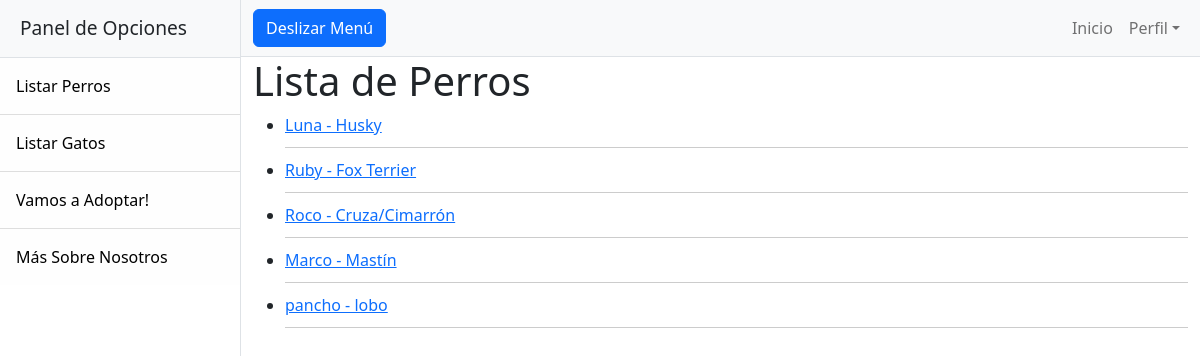
The app's page /Centro-Adopcion/lista-perros, older data.
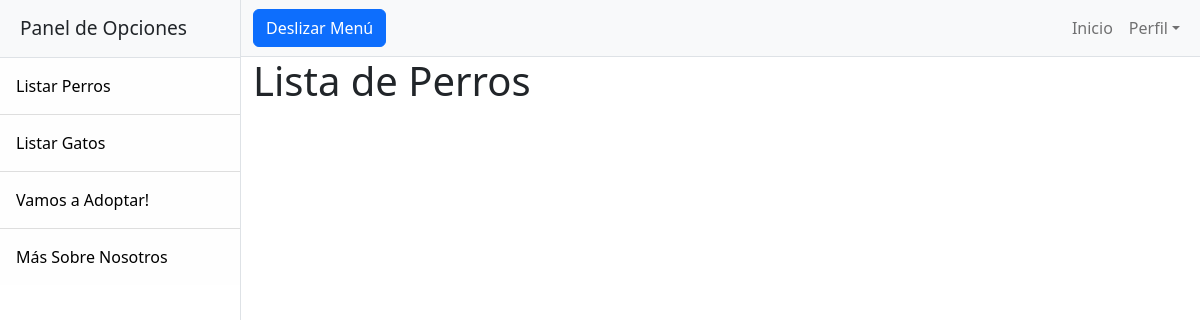
The same page, newer data.
### Centro_Adopcion/models.py (models this page shows)
class Dogs(models.Model):
    Name=models.CharField(max_length=40, verbose_name="Nombre:")
    Race=models.CharField(max_length=40, verbose_name="Raza:")
    Gender=models.CharField(max_length=40, verbose_name="Genero:(Macho o Hembra)")
    Age=models.CharField(max_length=40, verbose_name="Edad:(Meses o Años)") #Lo puse como texto porque la idea es que puedas poner si tiene por ejemplo 2 meses o 2 años y no tener que andar haciendo calculos ponendiendo que tiene X cantidad de meses.
    Foto = models.ImageField(upload_to='fotos_mascotas', blank=True, null=True)
    def __str__(self):
        return f'{self.Name} - {self.Race}'
    class Meta:
        verbose_name = 'Dog'
        verbose_name_plural = 'Dogs'

### Centro_Adopcion/views.py (the view)
# urls.py: path('lista-perros', DogsList.as_view(), name='perros_list'),
class DogsList(ListView):
  model = Dogs
  template_name = 'perros_list.html'
  context_object_name = "perros"

### Centro_Adopcion/templates/perros_list.html (shortened to what this page needs)
{% extends 'base.html' %}
{% block content %}
<h1>Lista de Perros</h1>
<ul>
  {% for perro in perros %}
    <li style="margin-bottom: 10px; padding-bottom: 10px; border-bottom: 1px solid #ccc;">
      <div style="display: flex; justify-content: space-between; align-items: center;">
        <div>
          <a href="{% url 'DetallePerro' perro.id %}">{{ perro }}</a>
        </div>
      </div>
    </li>
  {% endfor %}
</ul>
{% endblock %}

### Centro_Adopcion/templates/base.html (shortened to what this page needs)
<!DOCTYPE html>
<html lang="en">
    <head>
        {% load static %}
        <link href="{% static 'Centro_Adopcion/css/styles.css'%}" rel="stylesheet" />
    </head>
    <body >
        <div class="d-flex" id="wrapper">
            {% include 'Sidebar.html' %}
            <div id="page-content-wrapper">
                <nav class="navbar navbar-expand-lg navbar-light bg-light border-bottom">
                    <div class="container-fluid">
                        <button class="btn btn-primary" id="sidebarToggle">Deslizar Menú</button>
                        <div class="collapse navbar-collapse" id="navbarSupportedContent">
                            <ul class="navbar-nav ms-auto mt-2 mt-lg-0">
                                <li class="nav-item active"><a class="nav-link" href="{% url 'home' %}">Inicio</a></li>
                                <li class="nav-item dropdown">
                                    <a class="nav-link dropdown-toggle" id="navbarDropdown" href="#" role="button" data-bs-toggle="dropdown" aria-haspopup="true" aria-expanded="false">Perfil</a>
                                </li>
                            </ul>
                        </div>
                    </div>
                </nav>
                <div class="container-fluid">
                    {% block content %}
                    {% endblock %}
                </div>
            </div>
        </div>
    </body>
</html>

### Centro_Adopcion/templates/Sidebar.html (shortened to what this page needs)
<div class="border-end bg-white" id="sidebar-wrapper">
    <div class="sidebar-heading border-bottom bg-light" >Panel de Opciones</div>
    <div class="list-group list-group-flush">
        <a class="list-group-item list-group-item-action list-group-item-light p-3" style="color: black; text-decoration: none;" href="{% url 'perros_list' %}">Listar Perros</a>
        <a class="list-group-item list-group-item-action list-group-item-light p-3" style="color: black; text-decoration: none;" href="{% url 'gatos_list' %}">Listar Gatos</a>
        <a class="list-group-item list-group-item-action list-group-item-light p-3" style="color: black; text-decoration: none;" href="{% url 'AdoptarMascota' %}">Vamos a Adoptar!</a>
        <a class="list-group-item list-group-item-action list-group-item-light p-3" style="color: black; text-decoration: none;" href="{% url 'sobrenosotros' %}">Más Sobre Nosotros</a>
    </div>
</div>

Row changes from the older to the newer data that the page shows:
removed Dogs: Name+Race "Luna - Husky"
removed Dogs: Name+Race "Ruby - Fox Terrier"
removed Dogs: Name+Race "Roco - Cruza/Cimarrón"
removed Dogs: Name+Race "Marco - Mastín"
removed Dogs: Name+Race "pancho - lobo"
